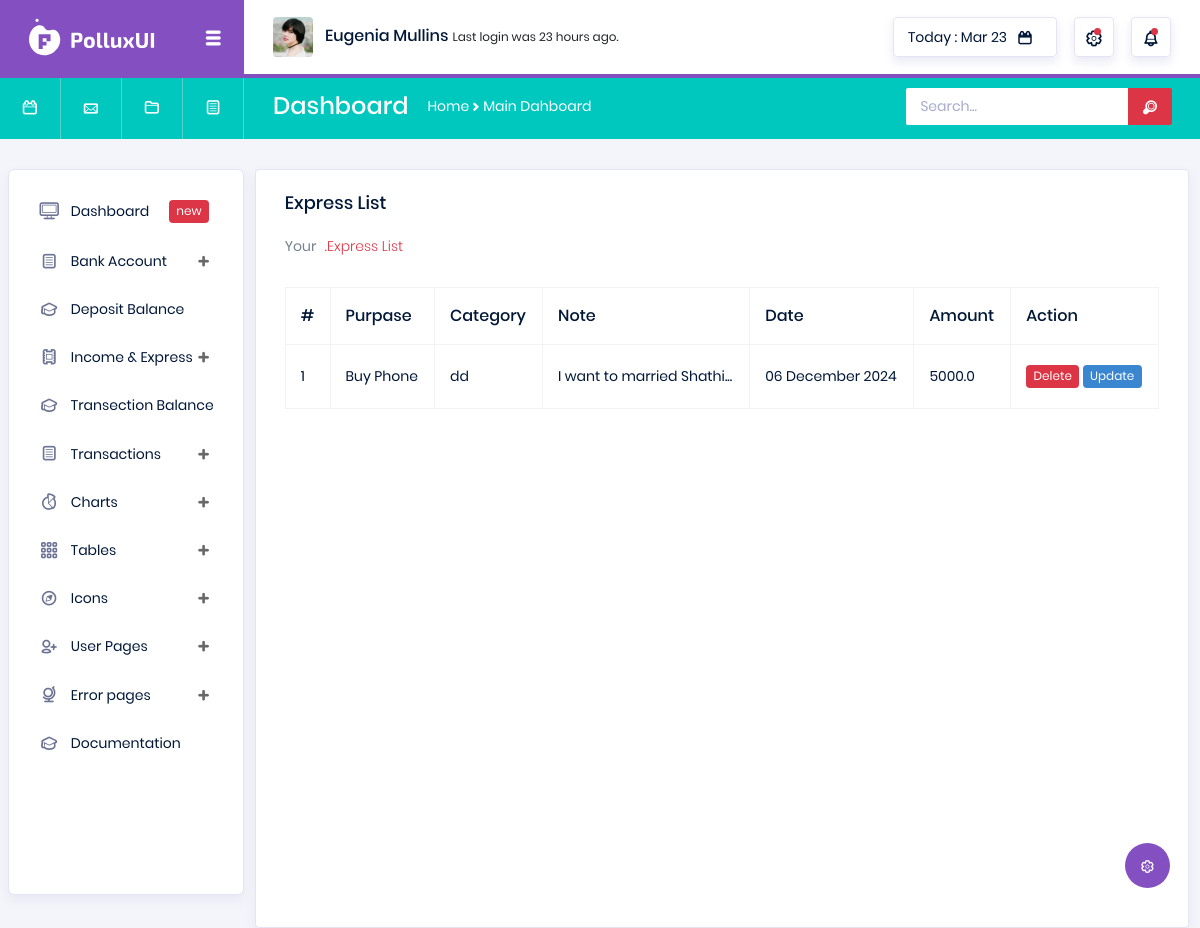
Page /view-express/ (signed in) on the earlier database version.
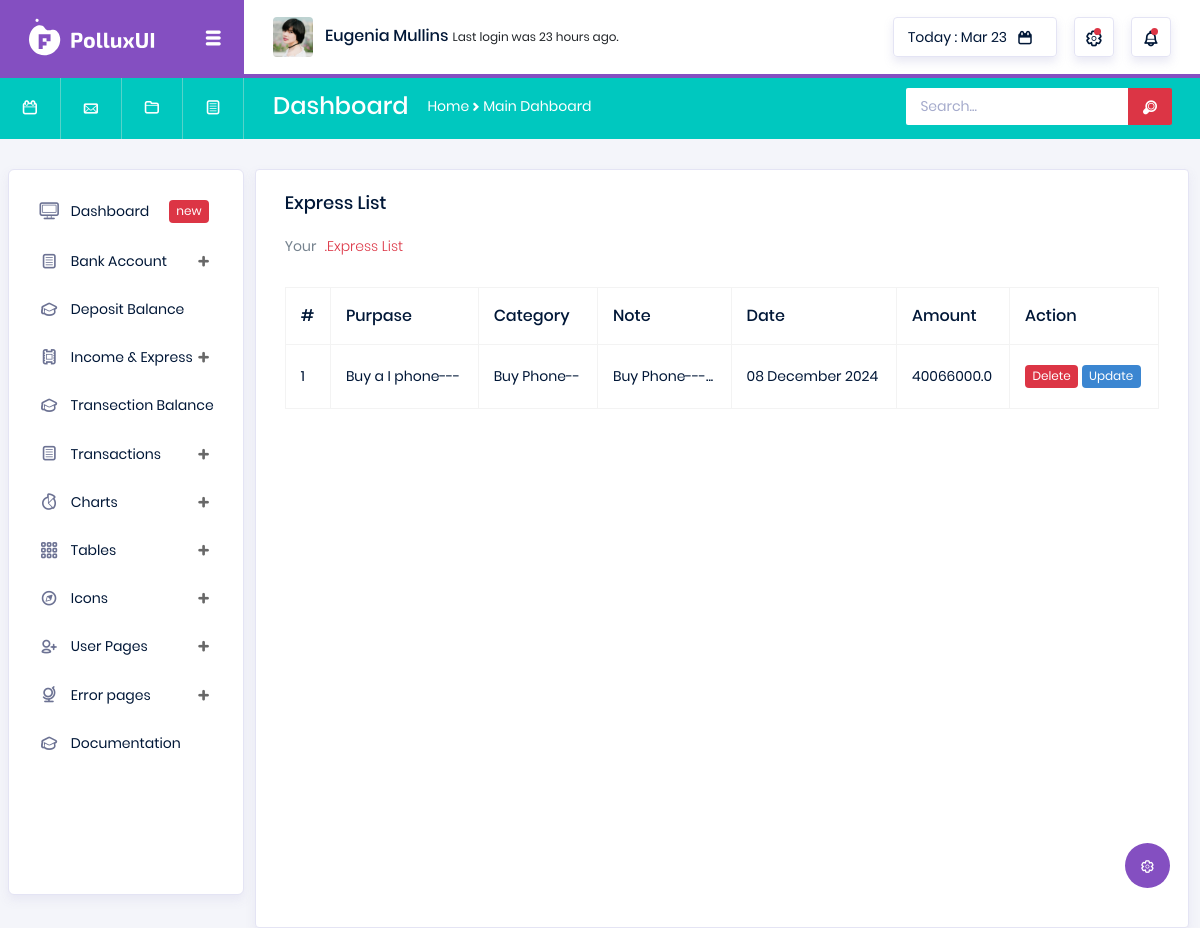
Same page on the later database version.
### transactions/models.py (models this page shows, shortened)
class Express(models.Model):
    user = models.ForeignKey(User, on_delete=models.CASCADE)
    amount = models.FloatField(default=0.0)
    purpose = models.CharField(max_length=260)
    express_category = models.CharField(max_length=260)
    note = models.TextField()
    create_att = models.DateTimeField(auto_now_add=True)
    update_att = models.DateTimeField(auto_now=True)

### transactions/views.py (the view)
# urls.py: path('view-express/', views.View_Express, name='view_express'),
def View_Express(request):
    user = request.user
    expreses = Express.objects.filter(user=user)
    return render(request, 'transaction/view_express.html', context={'expreses':expreses})

### templates/transaction/view_express.html (shortened to what this page needs)
{% extends 'base.html' %}
{% load static %}
{% block body %}
<div class="col-lg-12 grid-margin stretch-card">
    <div class="card">
      <div class="card-body">
        <h4 class="card-title">Express List</h4>
        <p class="card-description">
          Your <code>.Express List</code>
        </p>
        <div class="table-responsive pt-3">
          <table class="table table-bordered">
            <thead>
              <tr>
                <th>
                  #
                </th>
                <th>
                  Purpase
                </th>
                <th>
                  Category
                </th>
                <th>
                  Note
                </th>
                <th>
                  Date
                </th>
                <th>
                  Amount
                </th>
                <th>
                  Action
                </th>
              </tr>
            </thead>
            <tbody>
              {% for express in expreses %}
              <tr>
                <td>
                  {{forloop.counter}}
                </td>
                <td>
                  {{express.purpose}}
                </td>
                <td>
                    {{express.express_category}}
                </td>
                <td>
                  {{express.note|slice:30}}...
                </td>
                <td>
                    {{express.create_att|date:"d F Y"}}
                </td>
                <td>
                  {{express.amount}}
                </td>
                <td>
                  <a href="{% url 'transaction:delete_express' id=express.id %}" class="badge badge-danger">Delete</a>
                  <a href="{% url 'transaction:update_express' id=express.id %}" class="badge badge-info">Update</a>
                </td>
              </tr>
            {% endfor %}
            </tbody>
          </table>
        </div>
      </div>
    </div>
  </div>
{% endblock %}

Differences in the rows shown:
removed Express: purpose "Buy Phone", express_category "dd", note "I want to married Shathi", create_att "06 December 2024", amount "5000.0"
added Express: purpose "Buy a I phone---", express_category "Buy Phone--", note "Buy Phone---", create_att "08 December 2024", amount "40066000.0"
